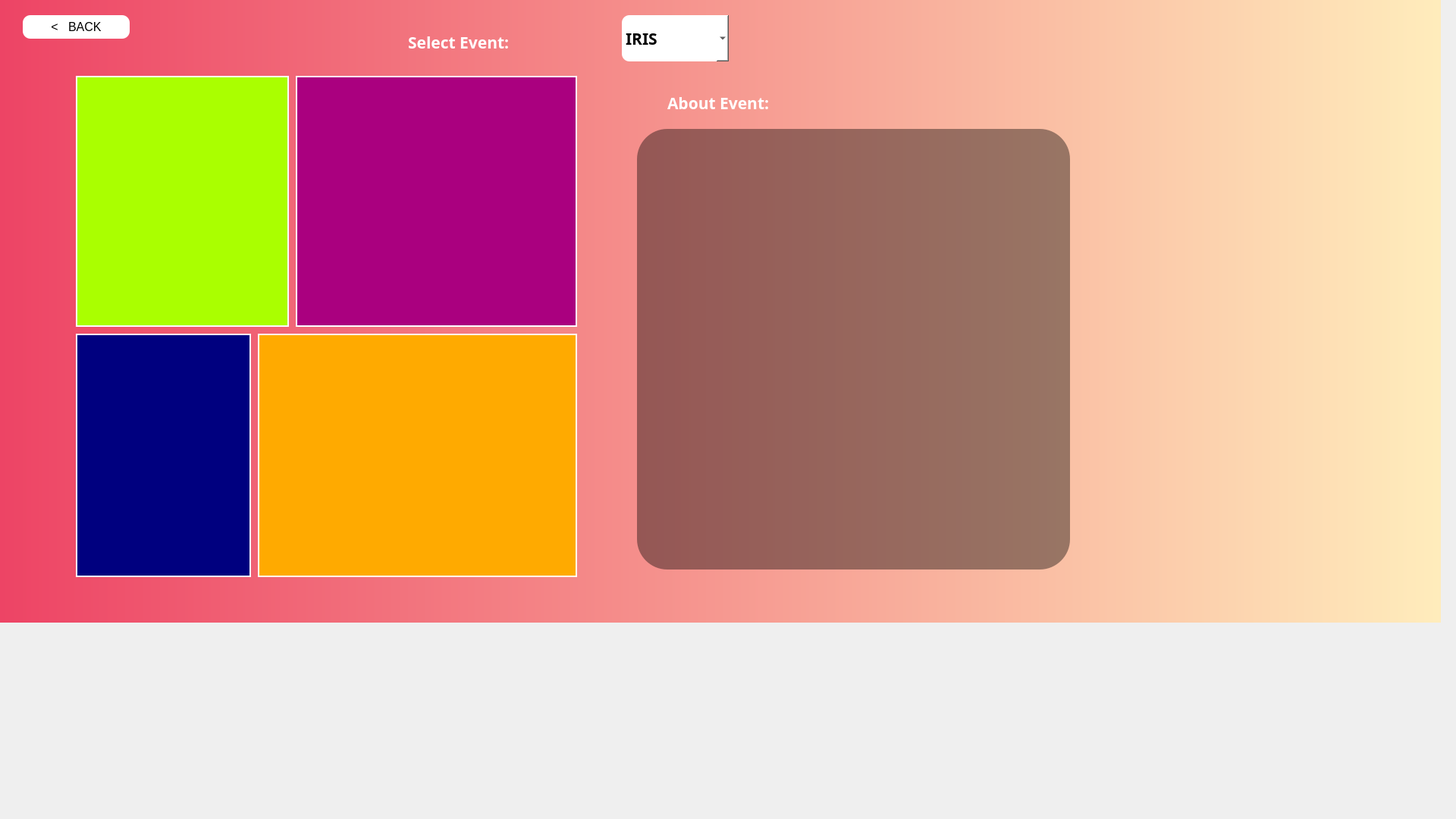
<?xml version="1.0" encoding="UTF-8"?>
<ui version="4.0">
 <class>Form</class>
 <widget class="QWidget" name="Form">
  <property name="geometry">
   <rect>
    <x>0</x>
    <y>0</y>
    <width>1920</width>
    <height>1080</height>
   </rect>
  </property>
  <property name="windowTitle">
   <string>Form</string>
  </property>
  <property name="styleSheet">
   <string notr="true">QPushButton#back3_butt{
	background-color: qlineargradient(spread:pad, x1:0, y1:0., x2:1, y2:0, stop:0 rgba(20, 47,78, 219), stop:1 rgba(85, 98, 112, 226));
	color:rgba(255,255,255,210);
	border-radius:50px;
}
QPushButton#back3_butt:hover{
	background-color: qlineargradient(spread:pad, x1:0, y1:0., x2:1, y2:0, stop:0 rgba(40, 67,98, 219), stop:1 rgba(105, 118, 132, 226));
}
QPushButton#back3_butt:pressed{
	padding-left:5px;
	padding-top:5px;
	background-color:rgba(105,118,132,200);
}

QPushButton#back3_butt_2{
	background-color: rgba(0,0,0,0);
	color:rgba(85,98,112,255);
}
QPushButton#back3_butt:hover_2{
	color:rgba(155,168,182,220);
}
QPushButton#backb3_utt:pressed_2{
	padding-left:5px;
	padding-top:5px;
	background-color:rgba(115,128,142,255);
}</string>
  </property>
  <widget class="QLabel" name="label">
   <property name="geometry">
    <rect>
     <x>-20</x>
     <y>-310</y>
     <width>1920</width>
     <height>1131</height>
    </rect>
   </property>
   <property name="font">
    <font>
     <pointsize>9</pointsize>
    </font>
   </property>
   <property name="styleSheet">
    <string notr="true">background-color: qlineargradient(spread:pad, x1:0, y1:0, x2:1, y2:0, stop:0 #ed4264, stop:1 #ffedbc);</string>
   </property>
   <property name="text">
    <string/>
   </property>
   <property name="pixmap">
    <pixmap>bg_blurred.jpg</pixmap>
   </property>
   <property name="scaledContents">
    <bool>true</bool>
   </property>
  </widget>
  <widget class="QLabel" name="label_2">
   <property name="geometry">
    <rect>
     <x>140</x>
     <y>10</y>
     <width>1920</width>
     <height>91</height>
    </rect>
   </property>
   <property name="font">
    <font>
     <family>Arial Black</family>
     <pointsize>16</pointsize>
     <weight>75</weight>
     <bold>true</bold>
    </font>
   </property>
   <property name="styleSheet">
    <string notr="true">color: rgb(255, 255, 255);</string>
   </property>
   <property name="text">
    <string>                                                                         Select Event:</string>
   </property>
  </widget>
  <widget class="QComboBox" name="eventcombobox">
   <property name="geometry">
    <rect>
     <x>820</x>
     <y>20</y>
     <width>141</width>
     <height>61</height>
    </rect>
   </property>
   <property name="font">
    <font>
     <family>Arial Black</family>
     <pointsize>16</pointsize>
     <weight>75</weight>
     <italic>false</italic>
     <bold>true</bold>
     <strikeout>false</strikeout>
    </font>
   </property>
   <property name="autoFillBackground">
    <bool>false</bool>
   </property>
   <property name="styleSheet">
    <string notr="true">background-color: rgb(255, 255, 255);
border-radius:10;</string>
   </property>
   <property name="insertPolicy">
    <enum>QComboBox::InsertAtCurrent</enum>
   </property>
   <item>
    <property name="text">
     <string>IRIS</string>
    </property>
   </item>
   <item>
    <property name="text">
     <string>IGNITRA</string>
    </property>
   </item>
   <item>
    <property name="text">
     <string>MOSAIC</string>
    </property>
   </item>
  </widget>
  <widget class="QLabel" name="image1">
   <property name="geometry">
    <rect>
     <x>100</x>
     <y>100</y>
     <width>281</width>
     <height>331</height>
    </rect>
   </property>
   <property name="sizePolicy">
    <sizepolicy hsizetype="Expanding" vsizetype="Expanding">
     <horstretch>0</horstretch>
     <verstretch>0</verstretch>
    </sizepolicy>
   </property>
   <property name="styleSheet">
    <string notr="true">background-color:rgb(170, 255, 0);
background-image: url(:/newPrefix/WhatsApp Image 2024-03-21 at 16.13.48_782a2b36.jpg);
border:2px solid  rgb(255, 255, 255);
</string>
   </property>
   <property name="text">
    <string/>
   </property>
   <property name="pixmap">
    <pixmap>../WhatsApp Image 2024-03-21 at 16.13.48_782a2b36.jpg</pixmap>
   </property>
   <property name="scaledContents">
    <bool>true</bool>
   </property>
  </widget>
  <widget class="QLabel" name="image2">
   <property name="geometry">
    <rect>
     <x>390</x>
     <y>100</y>
     <width>371</width>
     <height>331</height>
    </rect>
   </property>
   <property name="sizePolicy">
    <sizepolicy hsizetype="Expanding" vsizetype="Expanding">
     <horstretch>0</horstretch>
     <verstretch>0</verstretch>
    </sizepolicy>
   </property>
   <property name="styleSheet">
    <string notr="true">background-color:rgb(170, 0, 127);
border:2px solid  rgb(255, 255, 255);</string>
   </property>
   <property name="text">
    <string/>
   </property>
   <property name="pixmap">
    <pixmap>../WhatsApp Image 2024-03-21 at 16.14.05_086ed09c.jpg</pixmap>
   </property>
   <property name="scaledContents">
    <bool>true</bool>
   </property>
  </widget>
  <widget class="QLabel" name="image3">
   <property name="geometry">
    <rect>
     <x>340</x>
     <y>440</y>
     <width>421</width>
     <height>321</height>
    </rect>
   </property>
   <property name="sizePolicy">
    <sizepolicy hsizetype="Expanding" vsizetype="Expanding">
     <horstretch>0</horstretch>
     <verstretch>0</verstretch>
    </sizepolicy>
   </property>
   <property name="styleSheet">
    <string notr="true">background-color:rgb(255, 170, 0);
border:2px solid  rgb(255, 255, 255);</string>
   </property>
   <property name="text">
    <string/>
   </property>
   <property name="pixmap">
    <pixmap>../WhatsApp Image 2024-03-21 at 16.14.20_d507e521.jpg</pixmap>
   </property>
   <property name="scaledContents">
    <bool>true</bool>
   </property>
  </widget>
  <widget class="QLabel" name="image4">
   <property name="geometry">
    <rect>
     <x>100</x>
     <y>440</y>
     <width>231</width>
     <height>321</height>
    </rect>
   </property>
   <property name="sizePolicy">
    <sizepolicy hsizetype="Expanding" vsizetype="Expanding">
     <horstretch>0</horstretch>
     <verstretch>0</verstretch>
    </sizepolicy>
   </property>
   <property name="styleSheet">
    <string notr="true">background-color:rgb(0, 0, 127);
border:2px solid  rgb(255, 255, 255);</string>
   </property>
   <property name="text">
    <string/>
   </property>
   <property name="pixmap">
    <pixmap>../WhatsApp Image 2024-03-21 at 16.19.52_c117089a.jpg</pixmap>
   </property>
   <property name="scaledContents">
    <bool>true</bool>
   </property>
  </widget>
  <widget class="QPushButton" name="back3_butt">
   <property name="geometry">
    <rect>
     <x>30</x>
     <y>20</y>
     <width>141</width>
     <height>31</height>
    </rect>
   </property>
   <property name="font">
    <font>
     <pointsize>12</pointsize>
     <underline>false</underline>
     <strikeout>false</strikeout>
    </font>
   </property>
   <property name="styleSheet">
    <string notr="true">QPushButton#back3_butt{
color: rgb(0, 0, 0);
background-color: rgb(255, 255, 255);
border-radius:10px;
}
QPushButton#back3_butt:hover{
background-color: rgb(172, 58, 77);
}</string>
   </property>
   <property name="text">
    <string>&lt;   BACK</string>
   </property>
  </widget>
  <widget class="QTextBrowser" name="textBrowser">
   <property name="geometry">
    <rect>
     <x>840</x>
     <y>170</y>
     <width>571</width>
     <height>581</height>
    </rect>
   </property>
   <property name="font">
    <font>
     <family>Segoe UI Variable Text Semibold</family>
     <pointsize>15</pointsize>
     <weight>7</weight>
     <italic>false</italic>
     <bold>false</bold>
    </font>
   </property>
   <property name="styleSheet">
    <string notr="true">background-color: rgba(0,0,0,100);
font: 63 15pt &quot;Segoe UI Variable Text Semibold&quot;;
color: rgb(0, 0, 0);
border-radius:40px;</string>
   </property>
   <property name="frameShape">
    <enum>QFrame::StyledPanel</enum>
   </property>
   <property name="frameShadow">
    <enum>QFrame::Raised</enum>
   </property>
   <property name="lineWidth">
    <number>4</number>
   </property>
   <property name="midLineWidth">
    <number>3</number>
   </property>
  </widget>
  <widget class="QLabel" name="label_3">
   <property name="geometry">
    <rect>
     <x>880</x>
     <y>90</y>
     <width>271</width>
     <height>91</height>
    </rect>
   </property>
   <property name="font">
    <font>
     <family>Arial Black</family>
     <pointsize>16</pointsize>
     <weight>75</weight>
     <bold>true</bold>
    </font>
   </property>
   <property name="styleSheet">
    <string notr="true">color: white;</string>
   </property>
   <property name="text">
    <string>About Event:</string>
   </property>
  </widget>
 </widget>
 <resources>
  <include location="images.qrc"/>
 </resources>
 <connections/>
</ui>
